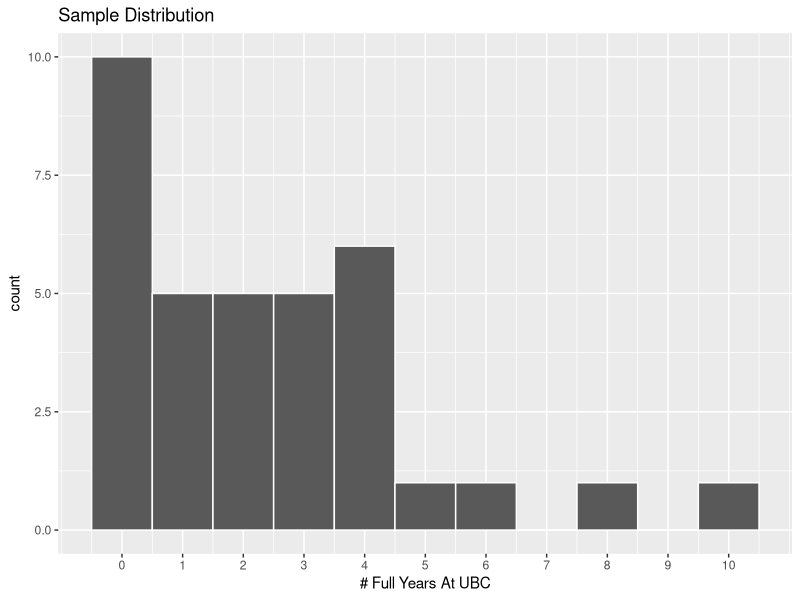

This figure's R source:
library(tidyverse)

set.seed(111)
ubc_sample <- tibble(full_years = rexp(n = 40, rate = 0.25) - 1) %>% 
  ceiling() %>% 
  filter(full_years >= 0, full_years <= 10)

sample_dist <- ubc_sample %>% 
  ggplot(aes(x = full_years)) + 
  geom_histogram(binwidth = 1, colour = "white") +
  ggtitle("Sample Distribution") +
  xlab("# Full Years At UBC") +
  scale_x_continuous(breaks = seq(0, 10, 1))